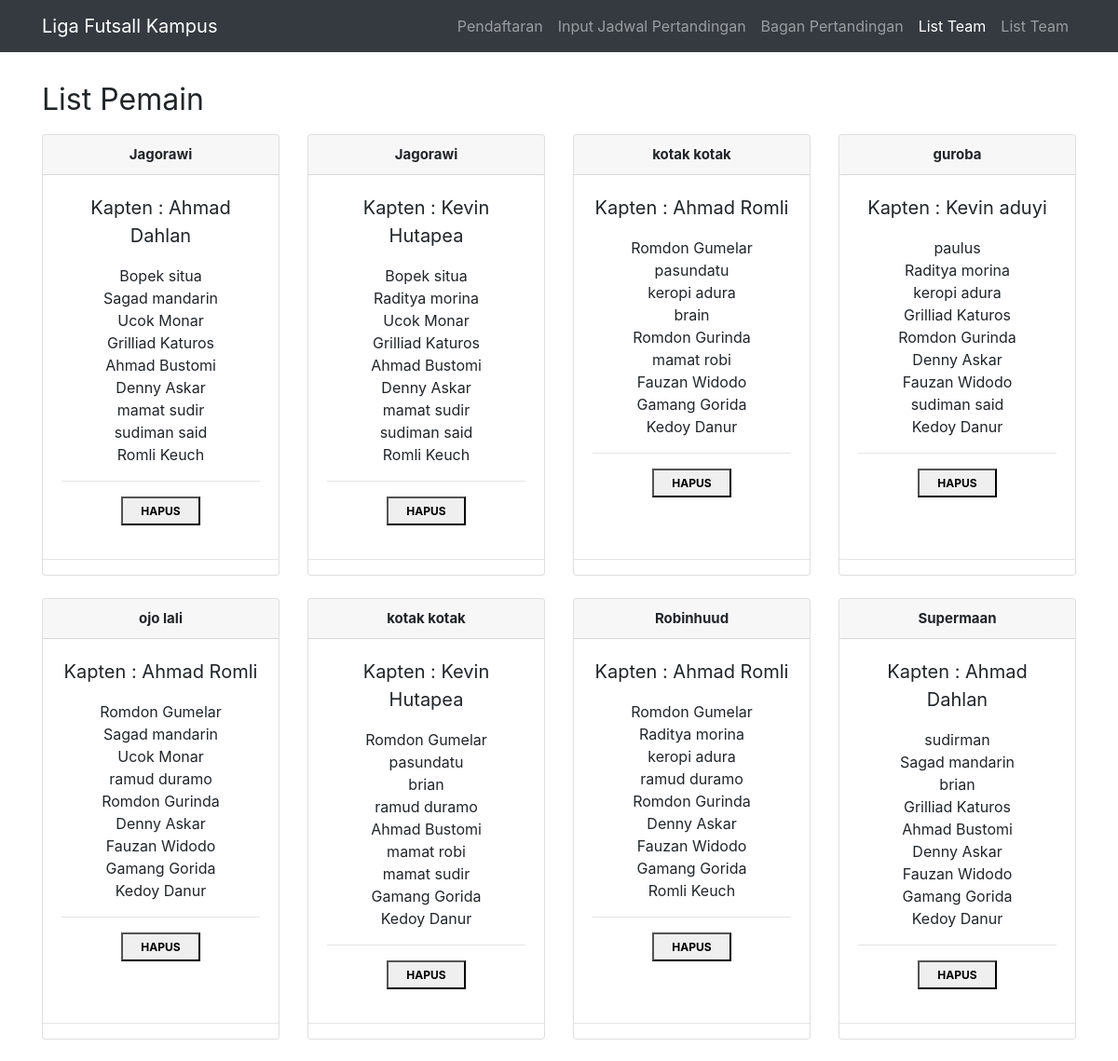
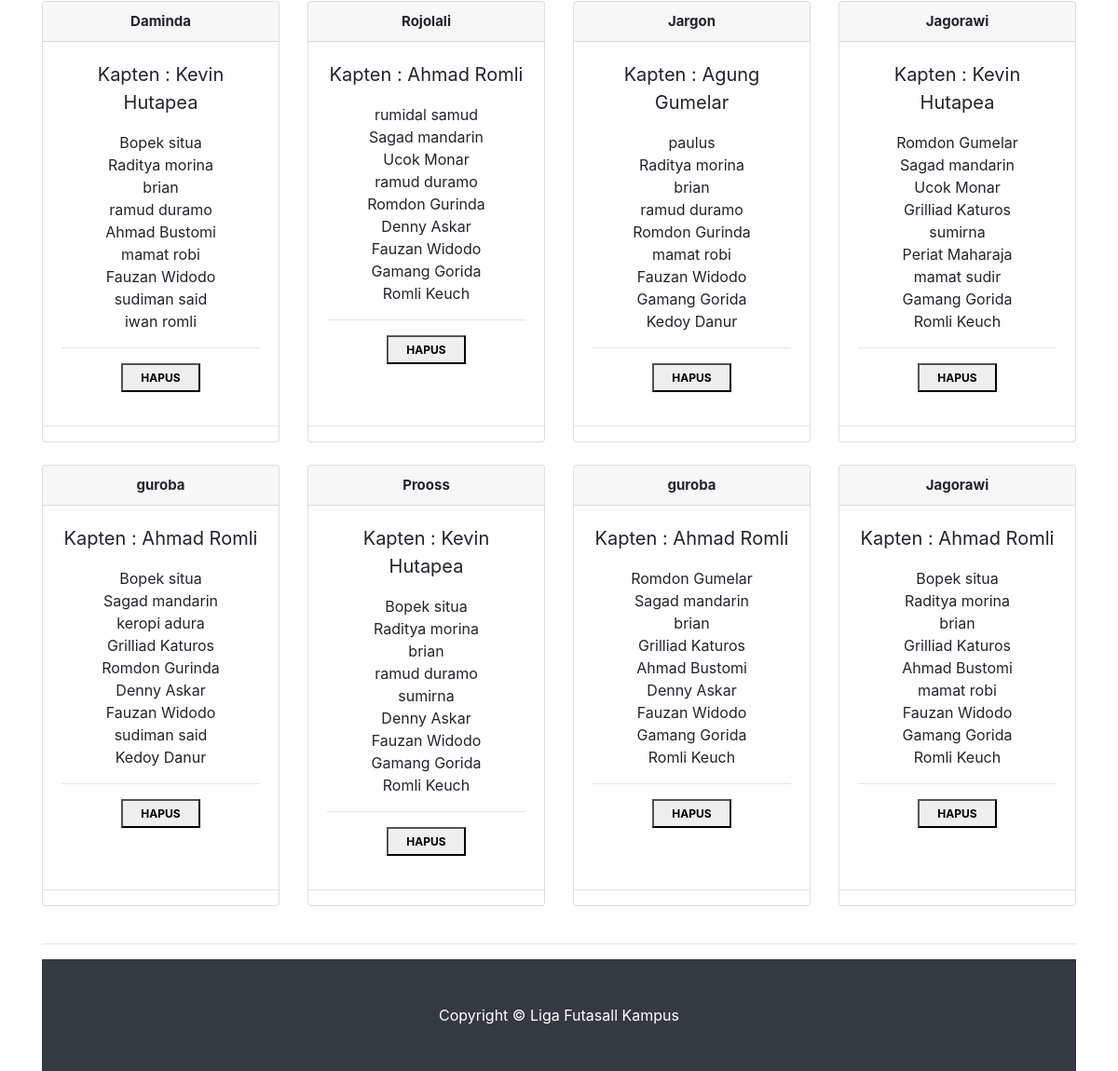
The page /listpemain.php on the database its author committed (2 pictures, top to bottom).
### tables this page shows
CREATE TABLE `team` (
  `kd_team` int(22) NOT NULL,
  `nama_team` varchar(40) NOT NULL,
  `nama_kapten` varchar(40) NOT NULL,
  `anggota1` varchar(40) NOT NULL,
  `anggota2` varchar(40) NOT NULL,
  `anggota3` varchar(40) NOT NULL,
  `anggota4` varchar(40) NOT NULL,
  `anggota5` varchar(40) NOT NULL,
  `anggota6` varchar(40) NOT NULL,
  `anggota7` varchar(40) NOT NULL,
  `anggota8` varchar(40) NOT NULL,
  `anggota9` varchar(40) NOT NULL
);

### listpemain.php (the view, shortened to what this page needs)
<!DOCTYPE html>
<html lang="en">
  <head>
    <link href="vendor/bootstrap/css/bootstrap.min.css" rel="stylesheet">
    <link href="css/modern-business.css" rel="stylesheet">
  </head>
  <body>
    <?php
    include 'proses/koneksi.php';
     ?>
    <nav class="navbar fixed-top navbar-expand-lg navbar-dark bg-dark fixed-top">
      <div class="container">
        <a class="navbar-brand" href="pendaftaran.php">Liga Futsall Kampus</a>
        <div class="collapse navbar-collapse" id="navbarResponsive">
          <ul class="navbar-nav ml-auto">
            <li class="nav-item">
              <a class="nav-link" href="pendaftaran.php">Pendaftaran</a>
            </li>
            <li class="nav-item">
              <a class="nav-link" href="services2.php">Input Jadwal Pertandingan</a>
            </li>
            <li class="nav-item ">
              <a class="nav-link" href="services.php">Bagan Pertandingan</a>
            </li>
            <li class="nav-item active">
              <a class="nav-link" href="listpemain.php">List Team</a>
            </li>
              <li class='nav-item'>
                <a class='nav-link' href='proses/logout.php'>List Team</a>
              </li>
          </ul>
        </div>
      </div>
    </nav>
    <div class="container">
      <h1 class="mt-4 mb-3">
        <small>List Pemain</small>
      </h1>
      <div class="row">
        <?php
        $stmt = $conn->query("SELECT * FROM team");
        while ($row = $stmt->fetch()) {
        ?>
        <div class="col-lg-3 mb-4">
          <div class="card h-100">
            <h5 class="card-header"><center><?php echo $row['nama_team']; ?></center></h5>
            <div class="card-body">
              <p class="card-text">Kapten : <?php echo $row['nama_kapten']; ?> </p>
              <center><?php echo $row['anggota1']; ?><br>
                <?php echo $row['anggota2']; ?><br>
                <?php echo $row['anggota3']; ?><br>
                <?php echo $row['anggota4']; ?><br>
                <?php echo $row['anggota5']; ?><br>
                <?php echo $row['anggota6']; ?><br>
                <?php echo $row['anggota7']; ?><br>
                <?php echo $row['anggota8']; ?><br>
                <?php echo $row['anggota9']; ?><br>
                <hr>
              <form method="post" action="proses/deleteteam.php"><input class="Pemenang" type="hidden" name="hapus" value="<?php echo $row['kd_team']; ?>"> <button type="submit" name="button" class="buttonPem">HAPUS</button> </form>
            </center>
              </div>
            <hr>
          </div>
        </div>
  <?php } ?>
      </div>
    <hr>
    <footer class="py-5 bg-dark">
      <div class="container">
        <p class="m-0 text-center text-white">Copyright &copy; Liga Futasall Kampus</p>
      </div>
    </footer>
  </body>
</html>

### css/modern-business.css (style rules this page uses)
body { padding-top: 54px; }
@media (min-width: 992px) { body { padding-top: 56px; } }
.buttonPem { width: 40%; font-size: 12px; font-weight: bold; height: 31px; }
p.card-text { font-size: 20px; text-align: center; }
.card-header center { font-size: 15px; font-weight: bold; }

### rows shown on the page
team: nama_team "Jagorawi", nama_kapten "Ahmad Dahlan", anggota1 "Bopek situa", anggota2 "Sagad mandarin", anggota3 "Ucok Monar", anggota4 "Grilliad Katuros", anggota5 "Ahmad Bustomi", anggota6 "Denny Askar", anggota7 "mamat sudir", anggota8 "sudiman said", anggota9 "Romli Keuch"
team: nama_team "Jagorawi", nama_kapten "Kevin Hutapea", anggota1 "Bopek situa", anggota2 "Raditya morina", anggota3 "Ucok Monar", anggota4 "Grilliad Katuros", anggota5 "Ahmad Bustomi", anggota6 "Denny Askar", anggota7 "mamat sudir", anggota8 "sudiman said", anggota9 "Romli Keuch"
team: nama_team "kotak kotak", nama_kapten "Ahmad Romli", anggota1 "Romdon Gumelar", anggota2 "pasundatu", anggota3 "keropi adura", anggota4 "brain", anggota5 "Romdon Gurinda", anggota6 "mamat robi", anggota7 "Fauzan Widodo", anggota8 "Gamang Gorida", anggota9 "Kedoy Danur"
team: nama_team "guroba", nama_kapten "Kevin aduyi", anggota1 "paulus", anggota2 "Raditya morina", anggota3 "keropi adura", anggota4 "Grilliad Katuros", anggota5 "Romdon Gurinda", anggota6 "Denny Askar", anggota7 "Fauzan Widodo", anggota8 "sudiman said", anggota9 "Kedoy Danur"
team: nama_team "ojo lali", nama_kapten "Ahmad Romli", anggota1 "Romdon Gumelar", anggota2 "Sagad mandarin", anggota3 "Ucok Monar", anggota4 "ramud duramo", anggota5 "Romdon Gurinda", anggota6 "Denny Askar", anggota7 "Fauzan Widodo", anggota8 "Gamang Gorida", anggota9 "Kedoy Danur"
team: nama_team "kotak kotak", nama_kapten "Kevin Hutapea", anggota1 "Romdon Gumelar", anggota2 "pasundatu", anggota3 "brian", anggota4 "ramud duramo", anggota5 "Ahmad Bustomi", anggota6 "mamat robi", anggota7 "mamat sudir", anggota8 "Gamang Gorida", anggota9 "Kedoy Danur"
team: nama_team "Robinhuud", nama_kapten "Ahmad Romli", anggota1 "Romdon Gumelar", anggota2 "Raditya morina", anggota3 "keropi adura", anggota4 "ramud duramo", anggota5 "Romdon Gurinda", anggota6 "Denny Askar", anggota7 "Fauzan Widodo", anggota8 "Gamang Gorida", anggota9 "Romli Keuch"
team: nama_team "Supermaan", nama_kapten "Ahmad Dahlan", anggota1 "sudirman", anggota2 "Sagad mandarin", anggota3 "brian", anggota4 "Grilliad Katuros", anggota5 "Ahmad Bustomi", anggota6 "Denny Askar", anggota7 "Fauzan Widodo", anggota8 "Gamang Gorida", anggota9 "Kedoy Danur"
team: nama_team "Daminda", nama_kapten "Kevin Hutapea", anggota1 "Bopek situa", anggota2 "Raditya morina", anggota3 "brian", anggota4 "ramud duramo", anggota5 "Ahmad Bustomi", anggota6 "mamat robi", anggota7 "Fauzan Widodo", anggota8 "sudiman said", anggota9 "iwan romli"
team: nama_team "Rojolali", nama_kapten "Ahmad Romli", anggota1 "rumidal samud", anggota2 "Sagad mandarin", anggota3 "Ucok Monar", anggota4 "ramud duramo", anggota5 "Romdon Gurinda", anggota6 "Denny Askar", anggota7 "Fauzan Widodo", anggota8 "Gamang Gorida", anggota9 "Romli Keuch"
team: nama_team "Jargon", nama_kapten "Agung Gumelar", anggota1 "paulus", anggota2 "Raditya morina", anggota3 "brian", anggota4 "ramud duramo", anggota5 "Romdon Gurinda", anggota6 "mamat robi", anggota7 "Fauzan Widodo", anggota8 "Gamang Gorida", anggota9 "Kedoy Danur"
team: nama_team "Jagorawi", nama_kapten "Kevin Hutapea", anggota1 "Romdon Gumelar", anggota2 "Sagad mandarin", anggota3 "Ucok Monar", anggota4 "Grilliad Katuros", anggota5 "sumirna", anggota6 "Periat Maharaja", anggota7 "mamat sudir", anggota8 "Gamang Gorida", anggota9 "Romli Keuch"
team: nama_team "guroba", nama_kapten "Ahmad Romli", anggota1 "Bopek situa", anggota2 "Sagad mandarin", anggota3 "keropi adura", anggota4 "Grilliad Katuros", anggota5 "Romdon Gurinda", anggota6 "Denny Askar", anggota7 "Fauzan Widodo", anggota8 "sudiman said", anggota9 "Kedoy Danur"
team: nama_team "Prooss", nama_kapten "Kevin Hutapea", anggota1 "Bopek situa", anggota2 "Raditya morina", anggota3 "brian", anggota4 "ramud duramo", anggota5 "sumirna", anggota6 "Denny Askar", anggota7 "Fauzan Widodo", anggota8 "Gamang Gorida", anggota9 "Romli Keuch"
team: nama_team "guroba", nama_kapten "Ahmad Romli", anggota1 "Romdon Gumelar", anggota2 "Sagad mandarin", anggota3 "brian", anggota4 "Grilliad Katuros", anggota5 "Ahmad Bustomi", anggota6 "Denny Askar", anggota7 "Fauzan Widodo", anggota8 "Gamang Gorida", anggota9 "Romli Keuch"
team: nama_team "Jagorawi", nama_kapten "Ahmad Romli", anggota1 "Bopek situa", anggota2 "Raditya morina", anggota3 "brian", anggota4 "Grilliad Katuros", anggota5 "Ahmad Bustomi", anggota6 "mamat robi", anggota7 "Fauzan Widodo", anggota8 "Gamang Gorida", anggota9 "Romli Keuch"
